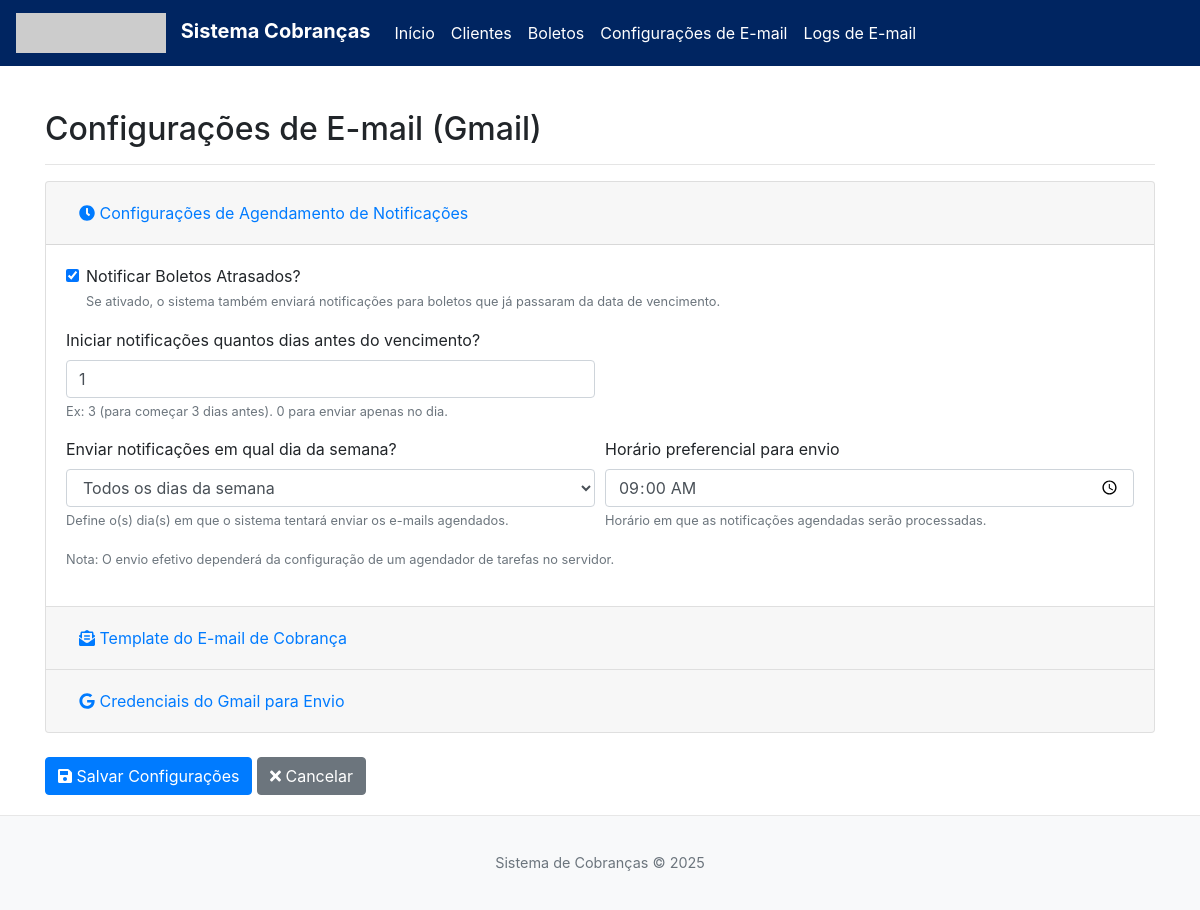
The page /configuracoes/email on the database its author committed.
### database.py (models this page shows, shortened)
class ConfiguracaoEmail(db.Model):
    __tablename__ = 'configuracao_email'
    id = db.Column(db.Integer, primary_key=True)
    email_remetente = db.Column(db.String(120), nullable=True) # Pode ser nulo se não configurado
    senha_remetente = db.Column(db.String(120), nullable=True) # Pode ser nulo se não configurado
    nome_remetente = db.Column(db.String(150), nullable=True, default="Sistema de Cobranças")
    mail_server = db.Column(db.String(120), default='smtp.gmail.com')
    mail_port = db.Column(db.Integer, default=587)
    mail_use_tls = db.Column(db.Boolean, default=True)
    mail_use_ssl = db.Column(db.Boolean, default=False)
    texto_padrao_email = db.Column(db.Text, nullable=True,
                                   default="<p>Olá {nome_do_contato_principal},</p><p>Segue o boleto referente a <strong>{descricao_boleto}</strong> no valor de <strong>R$ {valor_boleto}</strong>, com vencimento em <em>{data_vencimento}</em>.</p><p>Qualquer dúvida, estamos à disposição.</p><p>Atenciosamente,<br>{nome_remetente_empresa}</p>")
    dia_semana_envio = db.Column(db.String(20), nullable=True, default='segunda')
    horario_envio = db.Column(db.Time, nullable=True)
    dias_antecedencia_vencimento = db.Column(db.Integer, nullable=True, default=3)
    notificar_atrasados = db.Column(db.Boolean, default=False, nullable=False)
    chave_api_gemini = db.Column(db.String(255), nullable=True)

### app.py (the view, shortened to what this page needs)
@main_bp.route('/configuracoes/email', methods=['GET', 'POST'])
def configuracoes_email():
    config = ConfiguracaoEmail.query.first()
    form_data_display = {}
    senha_configurada_anteriormente = bool(config and config.senha_remetente)
    if config:
        form_data_display = {
            'email_remetente_gmail': config.email_remetente,
            'nome_remetente': config.nome_remetente,
            'texto_padrao_email': config.texto_padrao_email,
            'dias_antecedencia_vencimento': config.dias_antecedencia_vencimento,
            'notificar_atrasados': config.notificar_atrasados,
            'chave_api_gemini': 'Configurada' if config.chave_api_gemini else '', # Passa placeholder
            'dia_semana_envio': config.dia_semana_envio,
            'horario_envio': config.horario_envio.strftime('%H:%M') if config.horario_envio else '09:00',
            'senha_configurada': senha_configurada_anteriormente
        }
    return render_template('configuracoes.html', config=config, form_data=form_data_display)

### database.py (called while the page is built)
@event.listens_for(Engine, "connect")
def _set_sqlite_pragma(dbapi_connection, connection_record):
    if isinstance(dbapi_connection, SQLite3Connection):
        cursor = dbapi_connection.cursor()
        cursor.execute("PRAGMA foreign_keys=ON;")
        cursor.close()

### templates/configuracoes.html (shortened to what this page needs)
{% extends "base.html" %}
{% block head_extra %}
<link rel="stylesheet" href="https://cdnjs.cloudflare.com/ajax/libs/font-awesome/5.15.3/css/all.min.css">
<link rel="stylesheet" href="https://stackpath.bootstrapcdn.com/bootstrap/4.5.2/css/bootstrap.min.css">
<link href="https://cdn.jsdelivr.net/npm/summernote@0.8.18/dist/summernote-bs4.min.css" rel="stylesheet">
{% endblock %}
{% block content %}
<h2>Configurações de E-mail (Gmail)</h2>
<hr>
<form method="POST" action="{{ url_for('main.configuracoes_email') }}" id="configForm">
    <div class="accordion" id="accordionConfiguracoes">
        <div class="card">
            <div class="card-header" id="headingAgendamento" data-toggle="collapse" data-target="#collapseAgendamento" aria-expanded="true" aria-controls="collapseAgendamento">
                <h5 class="mb-0">
                    <button class="btn btn-link" type="button">
                        <i class="fas fa-clock"></i> Configurações de Agendamento de Notificações
                    </button>
                </h5>
            </div>
            <div id="collapseAgendamento" class="collapse show" aria-labelledby="headingAgendamento" data-parent="#accordionConfiguracoes">
                <div class="card-body">
 <div class="form-group form-check">
 <input type="checkbox" class="form-check-input" id="notificar_atrasados" name="notificar_atrasados" value="True" {% if form_data.get('notificar_atrasados', config.notificar_atrasados if config is defined and config.notificar_atrasados is not none else false) in [True, 'True'] %} checked {% endif %}>
 <label class="form-check-label" for="notificar_atrasados">Notificar Boletos Atrasados?</label>
 <small class="form-text text-muted">Se ativado, o sistema também enviará notificações para boletos que já passaram da data de vencimento.</small>
 </div>
 <div class="form-row">
                        <div class="form-group col-md-6">
                            <label for="dias_antecedencia_vencimento">Iniciar notificações quantos dias antes do vencimento?</label>
                            <input type="number" class="form-control" id="dias_antecedencia_vencimento" name="dias_antecedencia_vencimento" value="{{ form_data.get('dias_antecedencia_vencimento', config.dias_antecedencia_vencimento if config and config.dias_antecedencia_vencimento is not none else 3) }}" min="0">
                            <small class="form-text text-muted">Ex: 3 (para começar 3 dias antes). 0 para enviar apenas no dia.</small>
                        </div>
                    </div>
                    <div class="form-row">
                        <div class="form-group col-md-6">
                            <label for="dia_semana_envio">Enviar notificações em qual dia da semana?</label>
                            <select class="form-control" id="dia_semana_envio" name="dia_semana_envio">
                                {% set dia_selecionado = form_data.get('dia_semana_envio', config.dia_semana_envio if config and config.dia_semana_envio else 'segunda') %}
                                <option value="todos" {% if dia_selecionado == 'todos' %}selected{% endif %}>Todos os dias da semana</option>
                            </select>
                            <small class="form-text text-muted">Define o(s) dia(s) em que o sistema tentará enviar os e-mails agendados.</small>
                        </div>
                        <div class="form-group col-md-6">
                            <label for="horario_envio">Horário preferencial para envio</label>
                            {% set horario_valor = form_data.get('horario_envio', '') %}
                            {% if not horario_valor and config and config.horario_envio %}
                                {% set horario_valor = config.horario_envio.strftime('%H:%M') if config.horario_envio else '09:00' %}
                            {% elif not horario_valor %}
                                {% set horario_valor = '09:00' %}
                            {% endif %}
                            <input type="time" class="form-control" id="horario_envio" name="horario_envio" value="{{ horario_valor }}">
                            <small class="form-text text-muted">Horário em que as notificações agendadas serão processadas.</small>
                        </div>
                    </div>
                    <p class="text-muted"><small>Nota: O envio efetivo dependerá da configuração de um agendador de tarefas no servidor.</small></p>
                </div>
            </div>
        </div>
        <div class="card">
            <div class="card-header collapsed" id="headingTemplate" data-toggle="collapse" data-target="#collapseTemplate" aria-expanded="false" aria-controls="collapseTemplate">
                <h5 class="mb-0">
                    <button class="btn btn-link" type="button">
                        <i class="fas fa-envelope-open-text"></i> Template do E-mail de Cobrança
                    </button>
                </h5>
            </div>
        </div>
        <div class="card">
            <div class="card-header collapsed" id="headingSmtp" data-toggle="collapse" data-target="#collapseSmtp" aria-expanded="false" aria-controls="collapseSmtp">
                <h5 class="mb-0">
                    <button class="btn btn-link" type="button">
                        <i class="fab fa-google"></i> Credenciais do Gmail para Envio
                    </button>
                </h5>
            </div>
        </div>
    </div>
    <div class="mt-4">
        <button type="submit" class="btn btn-primary" id="btnSalvarConfig"><i class="fas fa-save"></i> Salvar Configurações</button>
        <a href="{{ url_for('main.index') }}" class="btn btn-secondary"><i class="fas fa-times"></i> Cancelar</a>
    </div>
</form>
{% endblock %}

### static/style.css (style rules this page uses)
body { display: flex; flex-direction: column; min-height: 100vh; font-family: 'Arial', sans-serif; }
.card-header h5 { margin-bottom: 0; }

### templates/configuracoes.html (style rules this page uses)
.card .card-header { cursor: pointer; }

### rows shown on the page
ConfiguracaoEmail: notificar_atrasados "☑", dias_antecedencia_vencimento "1", dia_semana_envio "Todos os dias da semana"
